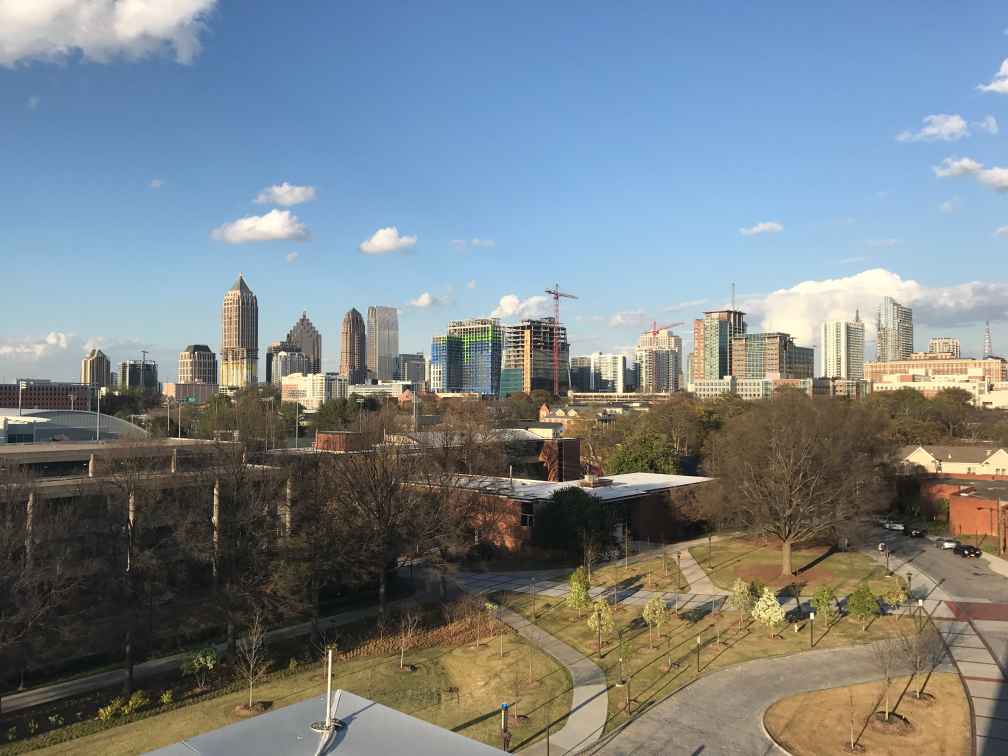
#> input picture display_pic.jpg, 4032 x 3024 px (shown at 1/4 size); its folder holds only this picture in this run
$ python -i filters.py   (imports and definitions only)
#> lines starting #> are read from the running program, lines starting #| are printed output that depends on the picture
### blend_functions.py
import numpy as np
import scipy as sp
import scipy.signal  # one option for a 2D convolution library
import cv2


def generatingKernel(a):
    """Return a 5x5 generating kernel based on an input parameter."""
    # DO NOT CHANGE THE CODE IN THIS FUNCTION
    kernel = np.array([0.25 - a / 2.0, 0.25, a, 0.25, 0.25 - a / 2.0])
    return np.outer(kernel, kernel)


# [92 lines left out: functions reduce_layer, expand_layer, gaussPyramid, laplPyramid, blend, collapse, not called in this run]

### filters.py
import cv2
import numpy as np
import blend


# [31 lines left out: functions vintage_blue, black_and_white, not called in this run]


def vintage_yellow(image):
    # Increase Contrast of Image
    image_boosted_contrast = _increase_contrast(image)
#> in _increase_contrast, `image_YUV = cv2.cvtColor(image, cv2.COLOR_BGR2YUV)`: image_YUV: shape (3024, 4032, 3); mean of channels 0, 1, 2 131, 123.2, 131.9
#> in _increase_contrast, `image_YUV[:, :, 0] = cv2.equalizeHist(image_YUV[:,:,0])`: image_YUV: shape (3024, 4032, 3); mean of channels 0, 1, 2 128.2, 123.2, 131.9
#> in _increase_contrast, `img_output = cv2.cvtColor(image_YUV, cv2.COLOR_YUV2BGR)`:
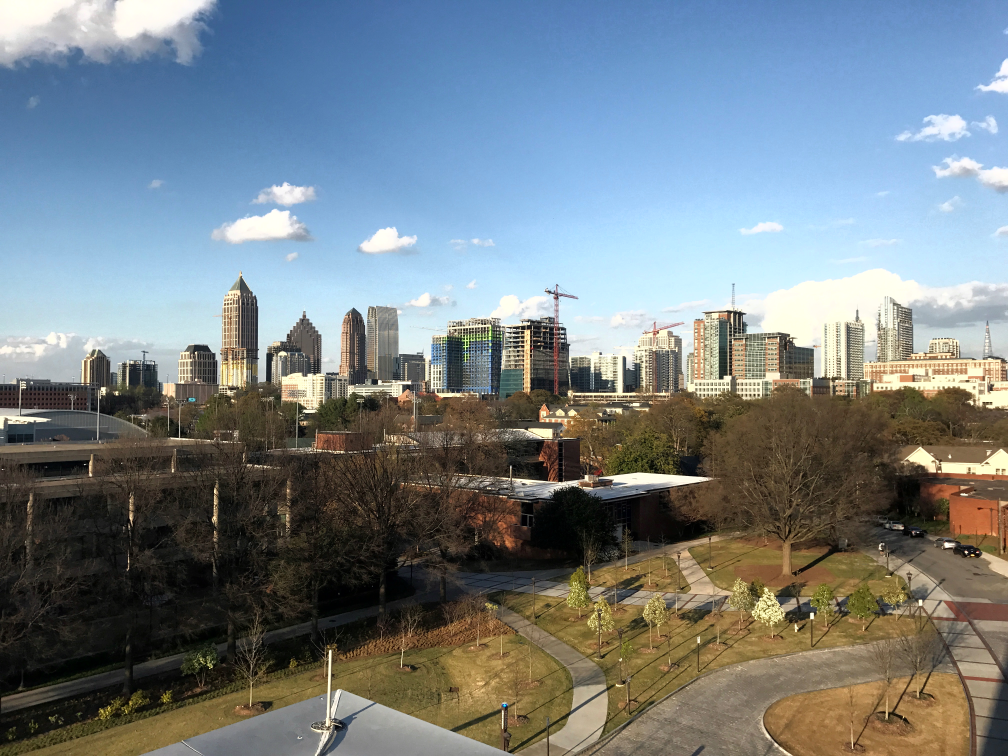
#> img_output: shape (3024, 4032, 3) (shown at 1/4 size); mean R, G, B 118, 127.7, 132.3
    # Convert image to float type
    image = np.array(image_boosted_contrast, dtype=np.float64)
    # Split all channels and increase the green and red channel intensities
    image[:, :, 1] += 75
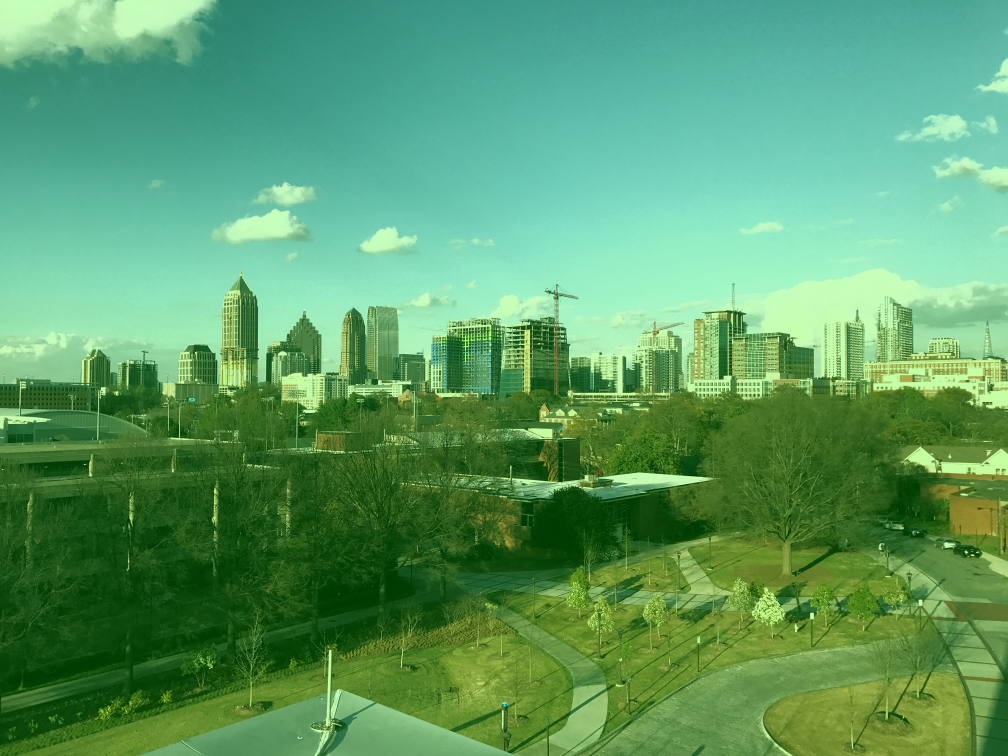
#> image: shape (3024, 4032, 3) float64 (shown at 1/4 size); mean R, G, B 118, 202.7, 132.3; drawn with min black and max white
    image[:, :, 2] += 75
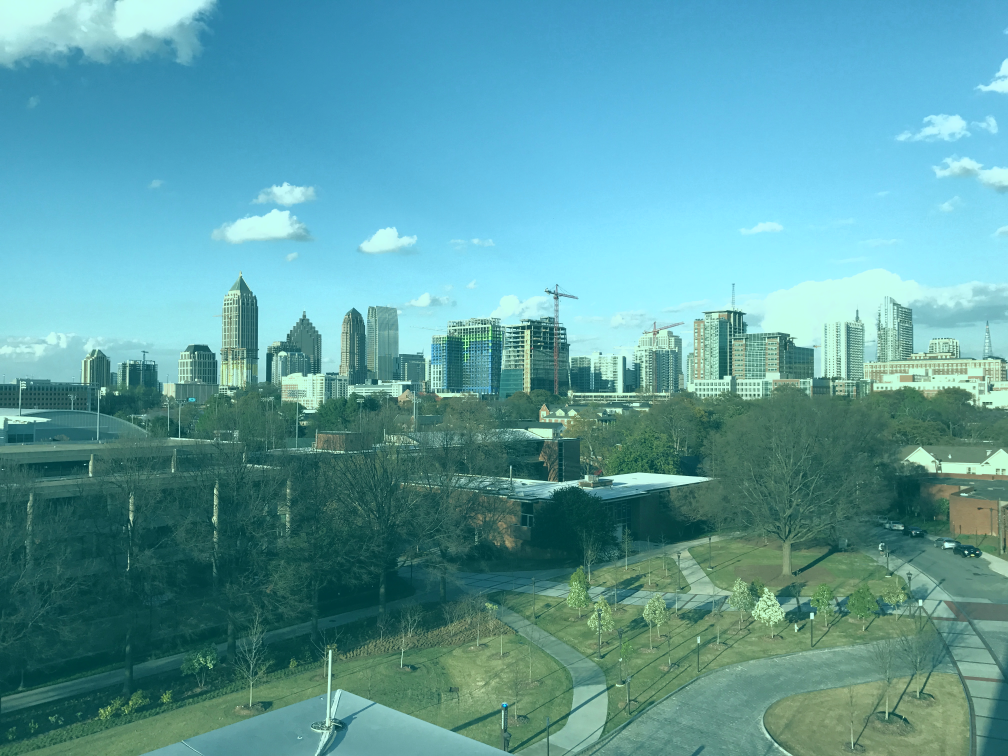
#> image: shape (3024, 4032, 3) float64 (shown at 1/4 size); mean R, G, B 118, 202.7, 207.3; drawn with min black and max white
    # Normalize the image
#> (the run stopped early here; a loop or call above may not have finished)

$ run again, on Brooklyn Fam.jpg
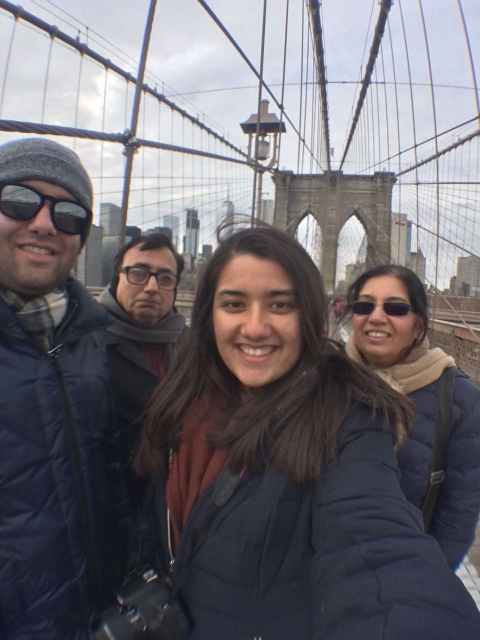
#> input picture Brooklyn Fam.jpg, 960 x 1280 px (shown at 1/2 size)
#> in _increase_contrast, `img_output = cv2.cvtColor(image_YUV, cv2.COLOR_YUV2BGR)`:
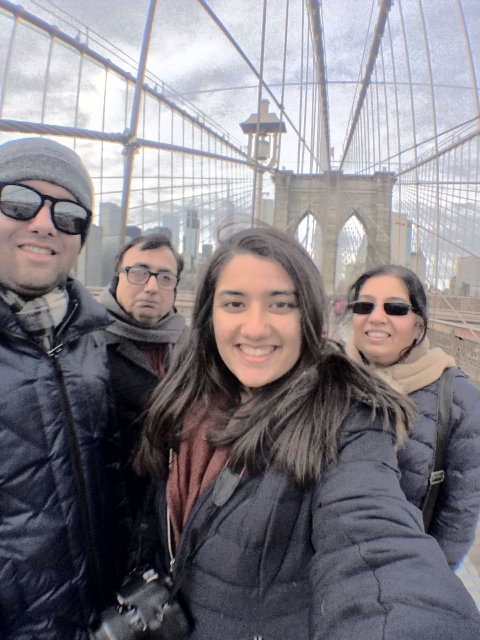
#> img_output: shape (1280, 960, 3) (shown at 1/2 size); mean R, G, B 130.3, 126.3, 132.7
#> in vintage_yellow, `image[:, :, 2] += 75`:
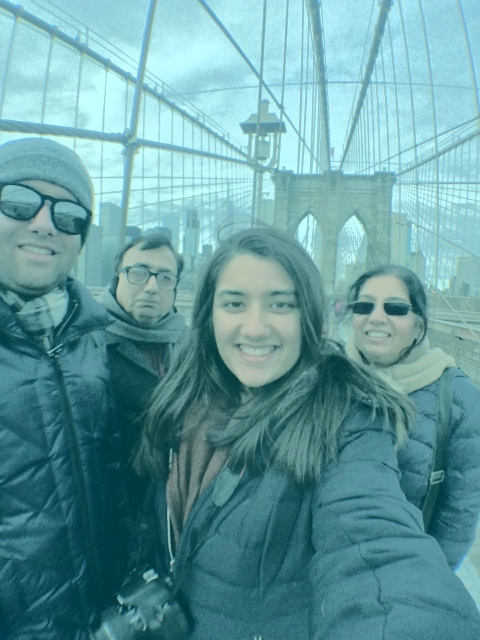
#> image: shape (1280, 960, 3) float64 (shown at 1/2 size); mean R, G, B 130.3, 201.3, 207.7; drawn with min black and max white

$ run again, on Maya_Bay.jpg
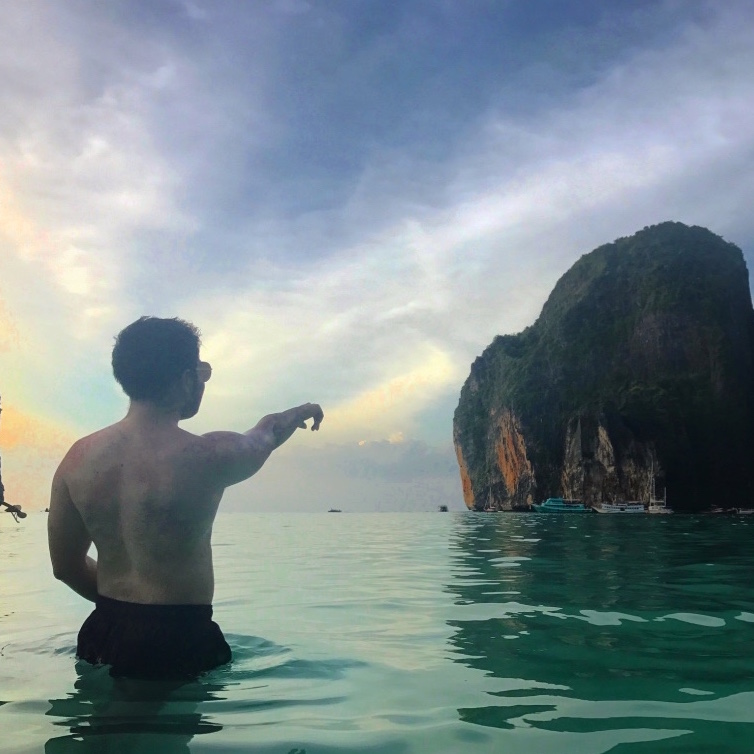
#> input picture Maya_Bay.jpg, 754 x 754 px
#> in vintage_yellow, `image[:, :, 1] += 75`:
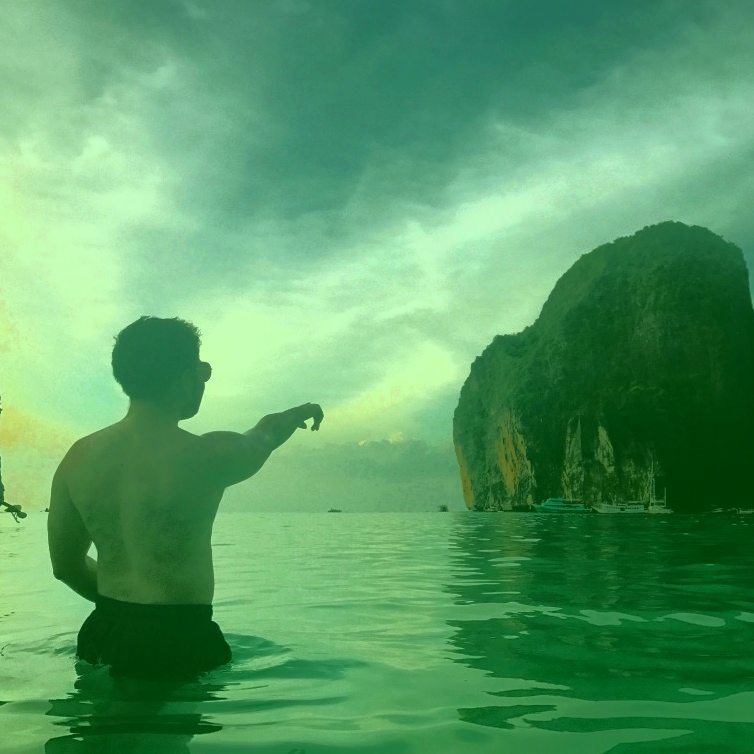
#> image: shape (754, 754, 3) float64; mean R, G, B 113.8, 203.6, 132.8; drawn with min black and max white
#> in vintage_yellow, `image[:, :, 2] += 75`:
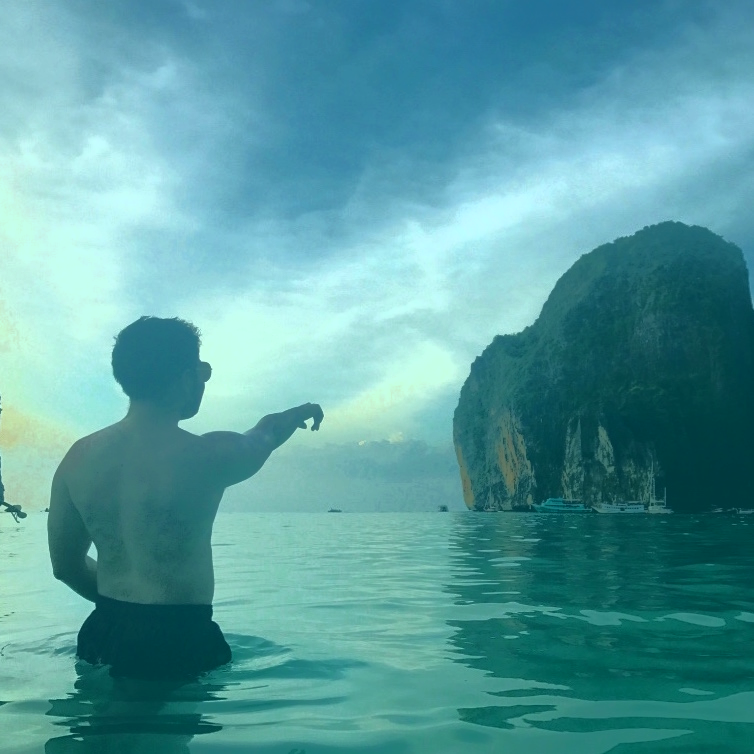
#> image: shape (754, 754, 3) float64; mean R, G, B 113.8, 203.6, 207.8; drawn with min black and max white
